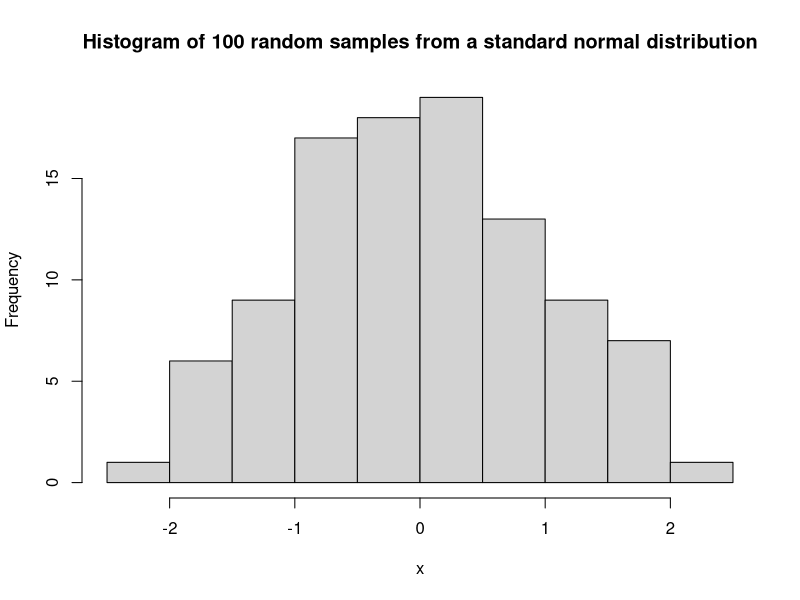

This chart was generated by the following R code:
## ---- chunk 1
knitr::opts_chunk$set(echo = TRUE)
## ---- chunk 2
x=rnorm(100, 0, 1)
## ---- chunk 3
A=median(x)
B=mean(x)
C=var(x)
## ---- chunk 4
hist(x,  main = paste("Histogram of 100 random samples from a standard normal distribution" ))
